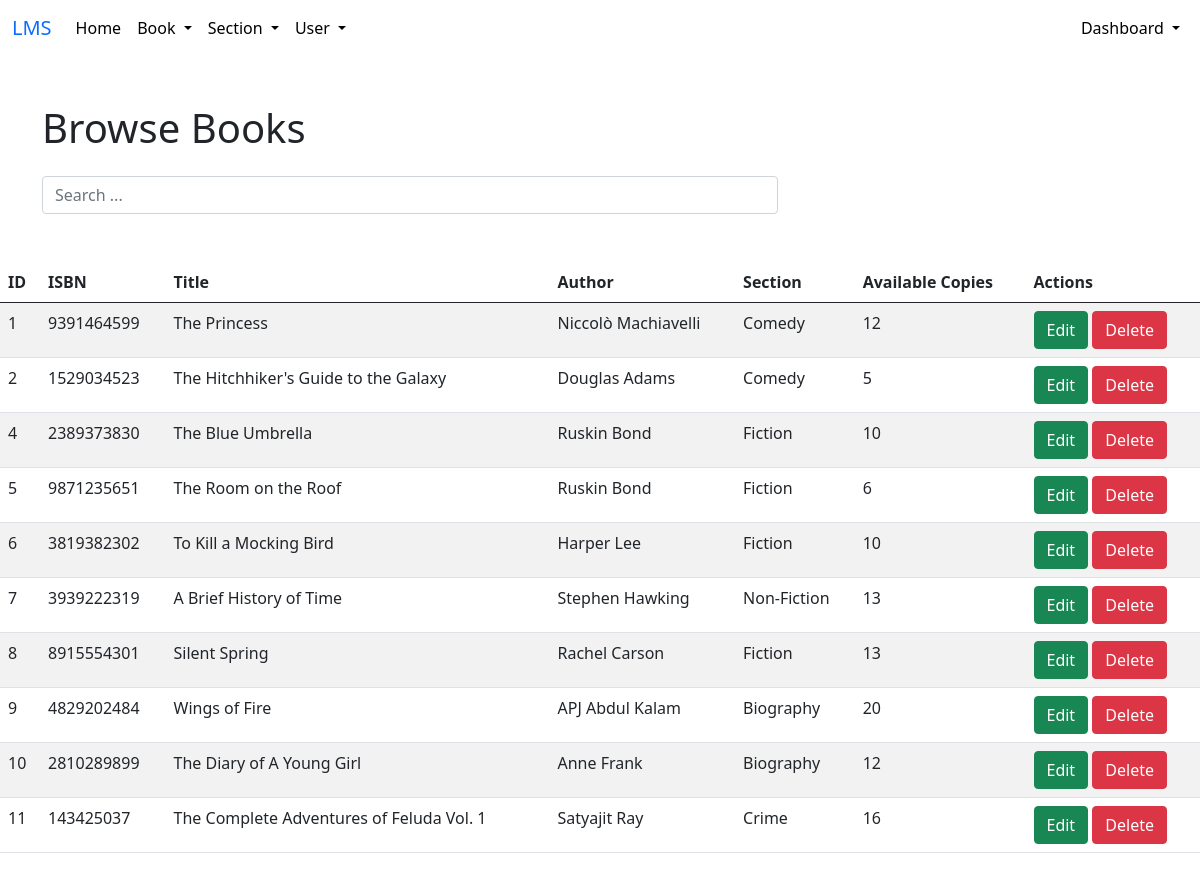
Page /librarian-view-books (signed in) on the committed database.
### models/models.py (models this page shows)
class Book(db.Model):
    __tablename__ = 'Book'
    id = db.Column(db.Integer, primary_key=True)
    isbn = db.Column(db.Integer, nullable=False, unique=True)
    title = db.Column(db.String(100), nullable=False)
    author = db.Column(db.String(100), nullable=False)
    section = db.Column(db.String(100), db.ForeignKey('Section.name'), nullable=False)
    content = db.Column(db.Text(), nullable=True)
    copies = db.Column(db.Integer, nullable=False)
    available_copies = db.Column(db.Integer, nullable=False)
    section_rel = db.relationship('Section', backref='books')

### app.py (the view)
@app.route('/librarian-view-books', methods = ['GET', 'POST'])
def librarian_view_books():
    if request.method == 'GET':
        if session.get('logged_in') and session.get('admin'):
            message = request.args.get('message')
            books = Book.query.all()
            if message:
                return render_template('librarian_view_books.html',books=books,message=message)
            else:
                return render_template('librarian_view_books.html',books=books)
        else:
            return redirect(url_for('index'))

### templates/librarian_view_books.html (shortened to what this page needs)
<!DOCTYPE html>
<html>
<head>
    <link href="https://cdn.jsdelivr.net/npm/bootstrap@5.0.2/dist/css/bootstrap.min.css" rel="stylesheet">
    <link rel="stylesheet" href="https://stackpath.bootstrapcdn.com/font-awesome/4.7.0/css/font-awesome.min.css" />
</head>
<body>
    <nav class="navbar navbar-expand-lg bg-body-tertiary">
        <div class="container-fluid">
          <a class="navbar-brand" href="/">LMS</a>
          <div class="collapse navbar-collapse" id="navbarNavDropdown">
            <ul class="navbar-nav">
              <li class="nav-item">
                <a class="nav-link active" aria-current="page" href="/">Home</a>
              </li>
              <li class="nav-item dropdown">
                <a
                  class="nav-link dropdown-toggle"
                  href="#"
                  role="button"
                  data-bs-toggle="dropdown"
                  aria-expanded="false"
                >
                  Book
                </a>
              </li>
              <li class="nav-item dropdown">
                <a
                  class="nav-link dropdown-toggle"
                  href="#"
                  role="button"
                  data-bs-toggle="dropdown"
                  aria-expanded="false"
                >
                  Section
                </a>
              </li>
              <li class="nav-item dropdown">
                <a
                  class="nav-link dropdown-toggle"
                  href="#"
                  role="button"
                  data-bs-toggle="dropdown"
                  aria-expanded="false"
                >
                  User
                </a>
              </li>
            </ul>
            <ul class="navbar-nav ms-auto">
              <li class="nav-item dropdown">
                <a
                  class="nav-link dropdown-toggle"
                  href="#"
                  role="button"
                  data-bs-toggle="dropdown"
                  aria-expanded="false"
                >
                  Dashboard
                </a>
              </li>
            </ul>
          </div>
        </div>
      </nav>
    <div class='container my-5'>
        <h1>Browse Books</h1>
        <div class="row my-4">
            <div class="col-md-8">
                <form class="form-inline" method="GET" action="{{url_for('librarian_view_books')}}">
                    <div class="form-group mr-2">
                        <input type="text" class="form-control" id="search_query" name="search_query" placeholder="Search ...">
                    </div>
                </form>
            </div>
        </div>
    </div>
    <table class="table table-striped">
        <thead>
            <tr>
                <th>ID</th>
                <th>ISBN</th>
                <th>Title</th>
                <th>Author</th>
                <th>Section</th>
                <th>Available Copies</th>
                <th>Actions</th>
            </tr>
        </thead>
        <tbody>
            {% for book in books %}
            <tr>
                <td>{{book.id}}</td>
                <td>{{book.isbn}}</td>
                <td>{{book.title}}</td>
                <td>{{book.author}}</td>
                <td>{{book.section}}</td>
                <td>{{book.available_copies}}</td>
                <td>
                    <a href="/edit-book/{{ book.id }}"><button class="btn btn-success">Edit</button></a>
                    <a href="/delete-book/{{ book.id }}"><button class="btn btn-danger">Delete</button></a>
                </td>
            </tr>
            {% endfor %}
        </tbody>
    </table>
</body>
</html>

### templates/librarian_view_books.html (style rules this page uses)
.navbar-nav .nav-link { color: black !important; }

### rows in the picture
Book: id "1", isbn "9391464599", title "The Princess", author "Niccolò Machiavelli", section "Comedy", available_copies "12"
Book: id "2", isbn "1529034523", title "The Hitchhiker's Guide to the Galaxy", author "Douglas Adams", section "Comedy", available_copies "5"
Book: id "4", isbn "2389373830", title "The Blue Umbrella", author "Ruskin Bond", section "Fiction", available_copies "10"
Book: id "5", isbn "9871235651", title "The Room on the Roof", author "Ruskin Bond", section "Fiction", available_copies "6"
Book: id "6", isbn "3819382302", title "To Kill a Mocking Bird", author "Harper Lee", section "Fiction", available_copies "10"
Book: id "7", isbn "3939222319", title "A Brief History of Time", author "Stephen Hawking", section "Non-Fiction", available_copies "13"
Book: id "8", isbn "8915554301", title "Silent Spring", author "Rachel Carson", section "Fiction", available_copies "13"
Book: id "9", isbn "4829202484", title "Wings of Fire", author "APJ Abdul Kalam", section "Biography", available_copies "20"
Book: id "10", isbn "2810289899", title "The Diary of A Young Girl", author "Anne Frank", section "Biography", available_copies "12"
Book: id "11", isbn "143425037", title "The Complete Adventures of Feluda Vol. 1", author "Satyajit Ray", section "Crime", available_copies "16"
